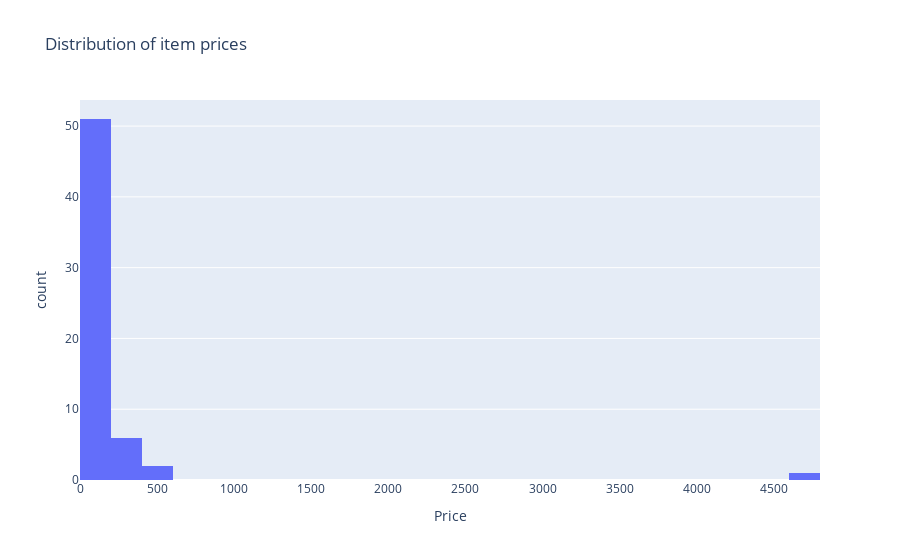

The notebook cell this image was saved under:
### Code cell
# Interactive Histogram(plotly) for Price
fig = px.histogram(df,x="Price", nbins=30, title ="Distribution of item prices")
fig.show()

### Figure 1 — Plotly figure (JSON) as saved in the notebook; plotly's stock layout.template omitted (floating-point values rounded to 4 significant figures)
{"data": [{"bingroup": "x", "hovertemplate": "Price=%{x}<br>count=%{y}<extra></extra>", "legendgroup": "", "marker": {"color": "#636efa", "pattern": {"shape": ""}}, "name": "", "nbinsx": 30, "orientation": "v", "showlegend": false, "type": "histogram", "x": [45.45, 57.0, 65.0, 12.99, 180.5, 121.3, 205.2, 127.0, 125.0, 128.6, 4.05, 28.69, 151.4, 18.0, 28.09, 598.5, 139.4, 170.4, 189.8, 11.99, 129.5, 128.0, 120.0, 51.41, 167.5, 10.99, 181.5, 77.99, 249.9, 323.5, 120.0, 175.0, 35.0, 239.8, 15.6, 199.8, 81.0, 99.99, 4603.0, 94.0, 98.65, 200.0, 24.5, 520.0, 136.7, 74.83, 144.8, 105.5, 135.9, 23.88, 199.4, 163.5, 29.99, 165.0, 160.0, 148.0, 369.0, 111.0, 30.0, 130.0], "xaxis": "x", "yaxis": "y"}], "layout": {"barmode": "relative", "legend": {"tracegroupgap": 0}, "title": {"text": "Distribution of item prices"}, "xaxis": {"anchor": "y", "domain": [0, 1], "title": {"text": "Price"}}, "yaxis": {"anchor": "x", "domain": [0, 1], "title": {"text": "count"}}}}
